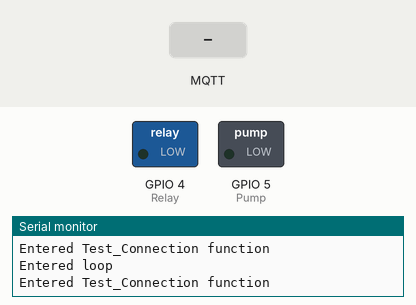
Simulated run of this sketch. Board: ESP8266 (NodeMCU). On the bench: switched loads named in the sketch (green lamp = pin HIGH), the last lines printed to the serial monitor. Inputs (shaded band) come from the test bench. WiFi joins after 1.5 s; servers stay silent unless stated; no MQTT or app messages arrive unless stated.

Above: at 2.7 s.
2.8 s: MQTT message "ON" arrives on the first subscribed topic
At 3.8 s:
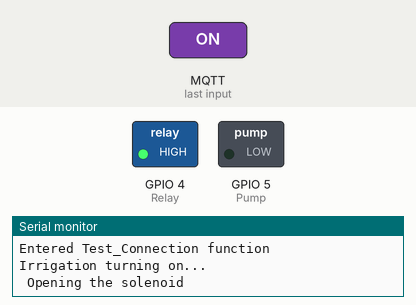
At 5.1 s:
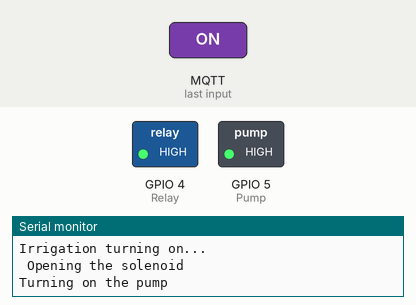
Timing chart, 0 to 20.5 s (numbered marks = the images above; inputs shaded):
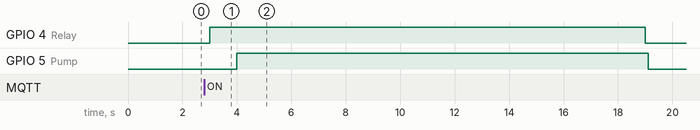

The sketch:

Pump_Control_Test.ino
```cpp
#include <ESP8266WiFi.h>
#include <PubSubClient.h>
#include <String.h>
#define Pump 5 // GPIO D1
#define Relay 4 //GPIO D2
String message = "";
bool flag = false; //Flag so that only the irrigation only turns on once until the esp recieves another message
bool DEBUG = true;

// Counter for keeping 15sec measurement intervals
long StartTime = 0;


void callback(char* , byte*, unsigned int);
void wifiConnect();
void mqttConnect();
//wifi settings
const char* ssid = "memashouse";
const char* password = "Hobart10";
// mqtt settings
const char* mqttServer = "192.168.1.249";
const int mqttPort = 1883;
const char* mqttUser = "ESP_IRRIGATION_CONTROLLER";
const char* mqttPassword = "";
const char* MqttTopic = "Irrigation Control";
WiFiClient espClient;
PubSubClient client(espClient);

void setup() {
  Serial.begin(9600);
  pinMode(Pump, OUTPUT);
  pinMode(Relay, OUTPUT);
  wifiConnect();
  mqttConnect();
}

void loop() {
  if (DEBUG) {
    Serial.println("Entered loop");
  }
  Test_Connection();
  if (message == "ON" && flag == true) {
    Serial.println("Irrigation turning on... \n Opening the solenoid");
    digitalWrite(Relay, HIGH);
    delay (1000);
    StartTime = millis();
    Serial.println("Turning on the pump");
    while (millis() - StartTime < 15000 && message == "ON") {
      digitalWrite(Pump, HIGH);
      yield(); //Must yield to reset watchdog timer so it doesn't reset ESP
    }
    Serial.println("Irrigation cycle complete! \n Turning off the pump and closing solenoid");
    digitalWrite(Relay, LOW);
    delay (100);
    digitalWrite(Pump, LOW);
    flag = false;
    message = "";
  }
  client.loop();
}

void Test_Connection() { //Check for connection loss and reconnect if so
  if (DEBUG) {
    Serial.println("Entered Test_Connection function");
  }
  if (WiFi.status() != WL_CONNECTED) {
    Serial.println("WiFi connection lost");
    wifiConnect();
  }
  if (!client.connected()) { //check for connection loss
    Serial.println("Connection to MQTT Broker interrupted \n Attempting to Reconnect... ");
    mqttConnect();
  } //check for connection loss
}
void wifiConnect() {  //Establish WiFi Connection
  if (DEBUG) {
    Serial.println("Entered WifiConnect function");
  }
  WiFi.begin(ssid, password);
  Serial.println("Attemping to Connect to WiFI...");
  while (WiFi.status() != WL_CONNECTED) {
    delay(500);
    Serial.println("Connecting....");
  }
  Serial.println("WiFi Connection Successful");
  client.setServer(mqttServer, mqttPort);
  client.setCallback(callback);
}
void mqttConnect() { //Initiate MQTT Server Connection
  if (DEBUG) {
    Serial.println("Entered mqttConnect function");
  }
  while (!client.connected()) {
    Serial.println("Connecting to MQTT...");
    if (client.connect("ESP8266Client_Lights", mqttUser, mqttPassword)) {
      Serial.println("MQTT Connection Successful");
      client.subscribe(MqttTopic);
    }
    else {
      Serial.print("Failed with state ");
      Serial.print(client.state());
      delay(2000);
    }
  }
}
void callback(char* topic, byte* payload, unsigned int length) { //Function to recieve MQTT messages

  Serial.print("Message arrived in topic: ");
  Serial.println(topic);

  Serial.print("Message:");
  for (int i = 0; i < length; i++) {
    Serial.print((char)payload[i]);
    message = message + (char)payload[i];
    flag = true; // A message has been recieved
  }

  Serial.println();
  Serial.println("-----------------------");
}
```

Measured:
- after the input at 2.8 s, GPIO 4 (Relay): LOW → HIGH after 0.20 s, → LOW 16.0 s later; GPIO 5 (Pump): LOW → HIGH after 1.2 s, → LOW 15.1 s later
